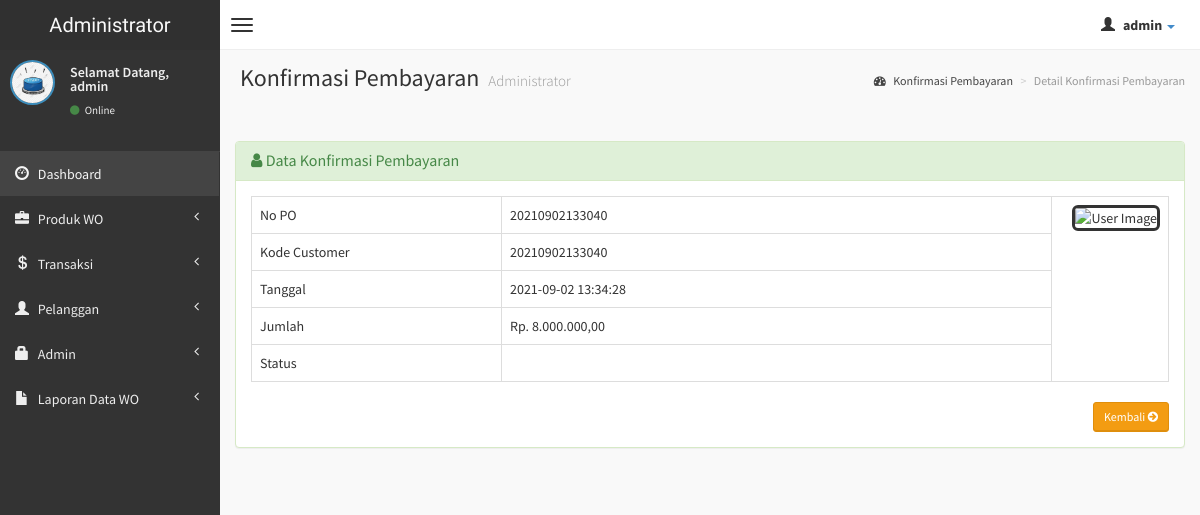
Screenshot of /admin/detail-konfirmasi.php?hal=detail&kd=2 (signed in) with the database file from the repository.
### tables this page shows
CREATE TABLE `konfirmasi` (
  `id_kon` int(6) NOT NULL,
  `nopo` varchar(20) NOT NULL,
  `kd_cus` varchar(20) NOT NULL,
  `bayar_via` varchar(30) NOT NULL,
  `tanggal` datetime NOT NULL,
  `jumlah` int(10) NOT NULL,
  `bukti_transfer` varchar(100) NOT NULL,
  `status` enum('Sudah Bayar','Belum Bayar') NOT NULL
);

### admin/detail-konfirmasi.php (the view, shortened to what this page needs)
<?php
if (empty($_SESSION['username'])){
	header('location:../index.php');
} else {
?>
<!DOCTYPE html>
<html>
    <head>
        <link href="../dist/css/bootstrap.css" rel="stylesheet" type="text/css" />
        <link href="//cdnjs.cloudflare.com/ajax/libs/font-awesome/4.1.0/css/font-awesome.min.css" rel="stylesheet" type="text/css" />
        <link href="//code.ionicframework.com/ionicons/1.5.2/css/ionicons.min.css" rel="stylesheet" type="text/css" />
        <link href="../css/morris/morris.css" rel="stylesheet" type="text/css" />
        <link href="../css/jvectormap/jquery-jvectormap-1.2.2.css" rel="stylesheet" type="text/css" />
        <link href="../css/datepicker/datepicker3.css" rel="stylesheet" type="text/css" />
        <link href="../css/daterangepicker/daterangepicker-bs3.css" rel="stylesheet" type="text/css" />
        <link href="../css/bootstrap-wysihtml5/bootstrap3-wysihtml5.min.css" rel="stylesheet" type="text/css" />
        <link href="../css/AdminLTE.css" rel="stylesheet" type="text/css" />
        <link rel="stylesheet" href="datatables/dataTables.bootstrap.css"/>
    </head>
    <body class="skin-black">
        <header class="header">
            <a href="index.php" class="logo">
                Administrator
            </a>
            <nav class="navbar navbar-static-top" role="navigation">
                <a href="#" class="navbar-btn sidebar-toggle" data-toggle="offcanvas" role="button">
                    <span class="icon-bar"></span>
                    <span class="icon-bar"></span>
                    <span class="icon-bar"></span>
                </a>
                <div class="navbar-right">
                    <ul class="nav navbar-nav">
                        <li class="dropdown user user-menu">
                            <a href="#" class="dropdown-toggle" data-toggle="dropdown">
                                <i class="glyphicon glyphicon-user"></i>
                                <span><?php echo $_SESSION['fullname']; ?> <i class="caret"></i></span>
                            </a>
								<?php } ?>
                        </li>
                    </ul>
                </div>
            </nav>
        </header>
        <div class="wrapper row-offcanvas row-offcanvas-left">
            <aside class="left-side sidebar-offcanvas">
                <section class="sidebar">
                    <div class="user-panel">
                        <div class="pull-left image">
                            <img src="<?php echo $_SESSION['gambar']; ?>" class="img-circle" alt="User Image" style="border: 2px solid #3C8DBC;" />
                        </div>
                        <div class="pull-left info">
                            <p>Selamat Datang,<br /><?php echo $_SESSION['fullname']; ?></p>
                            <a href="#"><i class="fa fa-circle text-success"></i> Online</a>
                        </div>
                    </div>
                    <?php include "menu.php"; ?>
                </section>
            </aside>
            <aside class="right-side">
                <section class="content-header">
                    <h1>
                        Konfirmasi Pembayaran
                        <small>Administrator</small>
                    </h1>
                    <ol class="breadcrumb">
                        <li><a href="#"><i class="fa fa-dashboard"></i> Konfirmasi Pembayaran</a></li>
                        <li class="active">Detail Konfirmasi Pembayaran</li>
                    </ol>
                </section>
                <section class="content">
                    <br />
                    <div class="row">
                        <div class="col-lg-12">
                    <div class="panel panel-success">
                        <div class="panel-heading">
                        <h3 class="panel-title"><i class="fa fa-user"></i> Data Konfirmasi Pembayaran</h3>
                        </div>
                        <?php
                    $query = mysqli_query($koneksi, "SELECT * FROM konfirmasi WHERE id_kon='$_GET[kd]'");
                    $data  = mysqli_fetch_array($query);
                    ?>
                                <div class="panel-body">
                      <table id="example" class="table table-hover table-bordered">
                    <tr>
                    <td>No PO</td>
                    <td><?php echo $data['nopo']; ?></td>
                    <td rowspan="9"><div class="pull-right image">
                            <img src="<?php echo $data['bukti_transfer']; ?>" class="img-rounded" height="300" width="250" alt="User Image" style="border: 3px solid #333333;" />
                        </div></td>
                    </tr>
                    <tr>
                    <td width="250">Kode Customer</td>
                    <td width="550"><?php echo $data['kd_cus']; ?></td>
                    </tr>
                    <tr>
                    <td>Tanggal</td>
                    <td><?php echo $data['tanggal']; ?></td>
                    </tr>
                    <tr>
                    <td>Jumlah</td>
                    <td>Rp. <?php echo number_format($data['jumlah'],2,",",".");?></td>
                    </tr>
                    <tr>
                    <td>Status</td>
                    <td><?php
                    ?></td>
                    </tr>
                   </table>
                <div class="text-right">
                <a href="konfirmasi.php" class="btn btn-sm btn-warning"> Kembali <i class="fa fa-arrow-circle-right"></i></a>
                </div>
                                </div>
              </div>
            </div>
                    </div>
                </section>
            </aside>
        </div>
    </body>
</html>

### rows the page displays
konfirmasi: nopo "20210902133040", kd_cus "20210902133040", tanggal "2021-09-02 13:34:28", jumlah "8.000.000,00"

### other values shown
$_SESSION['fullname'] "admin"
